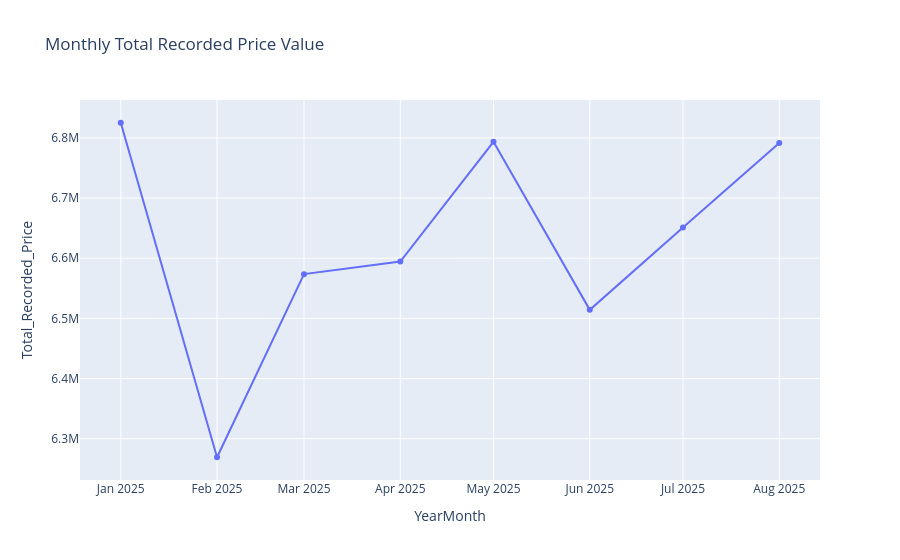

Here is the notebook cell this chart was saved with:
### Markdown cell above
### 8.1 Monthly trend

### Code cell
# Create a year-month column for grouping.
df["YearMonth"] = df["Order Date"].dt.to_period("M").astype(str)

# Calculate the total recorded price value for each month.
monthly_summary = (
    df.groupby("YearMonth", as_index=False)["Price (INR)"]
      .sum()
      .rename(columns={"Price (INR)": "Total_Recorded_Price"})
      .sort_values("YearMonth")
)

display(monthly_summary)

# Plot monthly totals over time.
fig = px.line(
    monthly_summary,
    x="YearMonth",
    y="Total_Recorded_Price",
    markers=True,
    title="Monthly Total Recorded Price Value"
)
fig.show()

### Figure 1 — Plotly figure (JSON) as saved in the notebook; plotly's stock layout.template omitted (floating-point values rounded to 4 significant figures)
{"data": [{"hovertemplate": "YearMonth=%{x}<br>Total_Recorded_Price=%{y}<extra></extra>", "legendgroup": "", "line": {"color": "#636efa", "dash": "solid"}, "marker": {"symbol": "circle"}, "mode": "lines+markers", "name": "", "orientation": "v", "showlegend": false, "type": "scatter", "x": ["2025-01", "2025-02", "2025-03", "2025-04", "2025-05", "2025-06", "2025-07", "2025-08"], "xaxis": "x", "y": [6825000.0, 6269000.0, 6574000.0, 6595000.0, 6794000.0, 6514000.0, 6651000.0, 6791000.0], "yaxis": "y"}], "layout": {"legend": {"tracegroupgap": 0}, "title": {"text": "Monthly Total Recorded Price Value"}, "xaxis": {"anchor": "y", "domain": [0, 1], "title": {"text": "YearMonth"}}, "yaxis": {"anchor": "x", "domain": [0, 1], "title": {"text": "Total_Recorded_Price"}}}}
